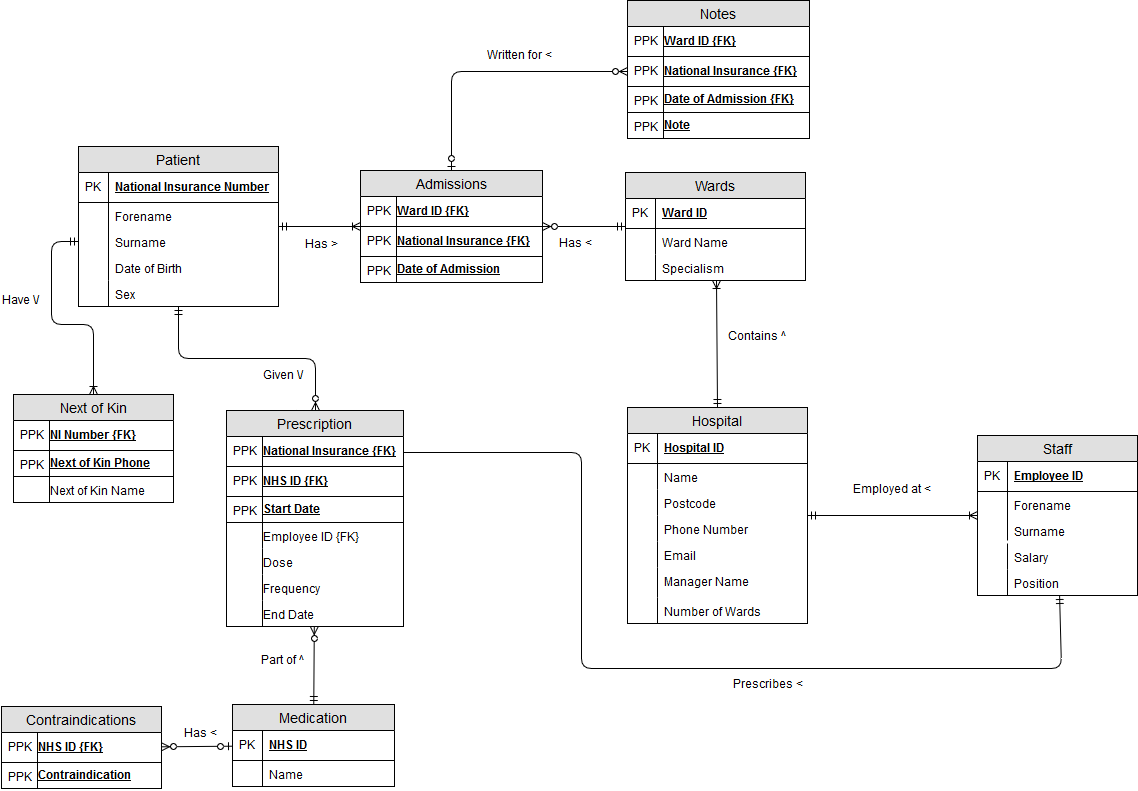
//> input picture SQL/HospitalLogicalER.png, 1138 x 791 px
$ ./edgeDetection3 ../../SQL/HospitalLogicalER.png out.png   (built with g++ and OpenCV 4)
//> lines starting //> are read from the running program, lines starting //| are printed output that depends on the picture
/**
********************************************************************************
*
*   @file       edgeDetection3.cxx
*
*   @brief      Use a Canny operator.
*
*   @version    1.0
*
*   @date       04/02/2019
*
*   @author     Franck Vidal
*
*
********************************************************************************
*/


// Replace the code below with the content of edgeDetection2.cxx
// (you are supposed to have finished the code of edgeDetection2.cxx)

//******************************************************************************
//    Includes
//******************************************************************************
#include <exception> // Header for catching exceptions
#include <iostream>  // Header to display text in the console
#include <string>    // Header to manipulate strings
#include <opencv2/opencv.hpp> // Main OpenCV header


//******************************************************************************
//    Namespaces
//******************************************************************************
using namespace std;


//******************************************************************************
//    Global variables
//******************************************************************************
cv::Mat g_display_image;
cv::Mat g_scharr_image;
cv::Mat g_edge_image;
cv::Mat g_gaussian_image;

std::string g_image_window_title("Edge detection");

int g_slider_count(256);
//int g_slider_position(g_slider_count / 2);
int g_low_slider_position(g_slider_count / 4);
int g_high_slider_position(g_slider_count / 2);
int N = 3;
int k = 10;


//******************************************************************************
//    Function declaration
//******************************************************************************
void callback(int, void*);


//******************************************************************************
//    Implementation
//******************************************************************************


//-----------------------------
int main(int argc, char** argv)
//-----------------------------
{
	try
	{
		/**********************************************************************/
		/* Declare some local variables                                       */
		/**********************************************************************/

		// File names
		std::string input_file_name;
		std::string output_file_name;

		// Image structures
		cv::Mat rgb_image;
		cv::Mat grey_image;
		//cv::Mat gaussian_image;


		/**********************************************************************/
		/* Process the command line arguments                                 */
		/**********************************************************************/

		// No file to display
		if (argc != 3)
		{
			// Create an error message
			std::string error_message;
			error_message = "usage: ";
			error_message += argv[0];
			error_message += " <input_image>";
			error_message += " <output_image>";

			// Throw an error
			throw error_message;
		}


		// Get the file names
		input_file_name = argv[1];
		output_file_name = argv[2];


		/**********************************************************************/
		/* Read the input                                                     */
		/**********************************************************************/

		// Open and read the image
		rgb_image = cv::imread(input_file_name, CV_LOAD_IMAGE_COLOR);
//> rgb_image is the input picture: 791 rows x 1138 cols, CV_8UC3; mean B, G, R 245.3, 245.3, 245.3

		// The image has not been loaded
		if (!rgb_image.data)
		{
			// Create an error message
			std::string error_message;
			error_message = "Could not open or find the image \"";
			error_message += input_file_name;
			error_message += "\".";

			// Throw an error
			throw error_message;
		}

		// Write your own code here to
		// Create the displayed image
		g_display_image = cv::Mat(rgb_image.rows, rgb_image.cols * N + ((N - 1) * k), CV_32FC1, cv::Scalar(0.5, 0.5, 0.5));

		// Write your own code here to
		// Create the displayed image

		// Create the window
		cv::namedWindow(g_image_window_title, cv::WINDOW_AUTOSIZE);


		/**********************************************************************/
		/* Convert the RGB data to greyscale                                  */
		/**********************************************************************/

		cv::cvtColor(rgb_image, grey_image, CV_RGB2GRAY);
		grey_image.convertTo(grey_image, CV_32FC1);
//> grey_image: 791 rows x 1138 cols, CV_32FC1
		cv::normalize(grey_image, grey_image, 0.0, 1.0, cv::NORM_MINMAX, CV_32FC1);

		// Create the ROI in the target image
		cv::Mat targetROI = g_display_image(cv::Rect(0, 0, grey_image.cols, grey_image.rows));

		// Copy the source in the target
		grey_image.copyTo(targetROI);
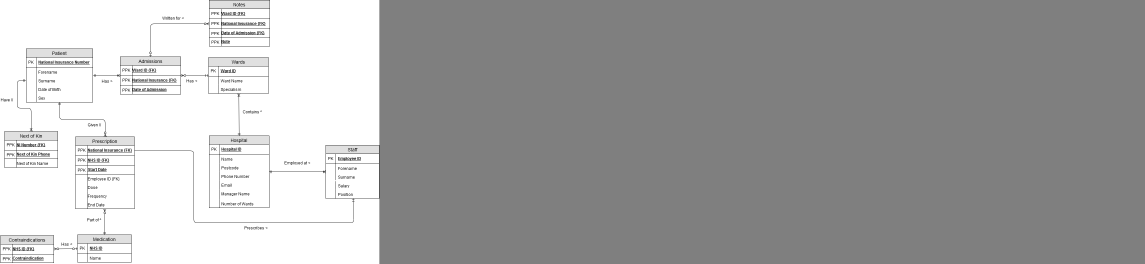
//> g_display_image: 791 rows x 3434 cols, CV_32FC1 (shown at 1/3 size); min 0, max 1, mean 0.653


		/**********************************************************************/
		/* Apply a 3x3 Gaussian filter with sigma 0.5 to reduce noise         */
		/**********************************************************************/

		cv::Size gausianSize(3, 3);
		cv::GaussianBlur(grey_image, g_gaussian_image, gausianSize, 0.5);


		/**********************************************************************/
		/* Gradient filter                                                    */
		/**********************************************************************/

		cv::Mat scharr_x; cv::Mat scharr_y;
		cv::Scharr(g_gaussian_image, scharr_x, CV_32FC1, 1, 0);
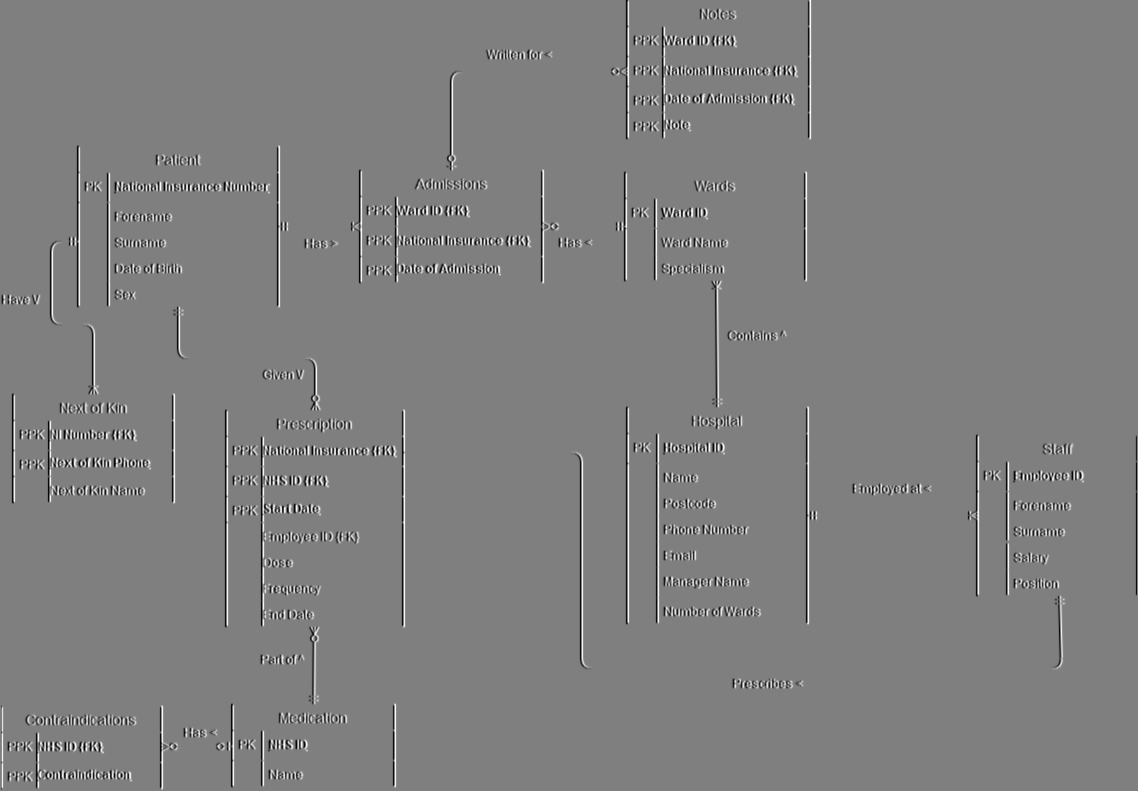
//> scharr_x: 791 rows x 1138 cols, CV_32FC1; min -13.65, max 13.6, mean -0.0012; drawn with min black and max white
		cv::Scharr(g_gaussian_image, scharr_y, CV_32FC1, 0, 1);
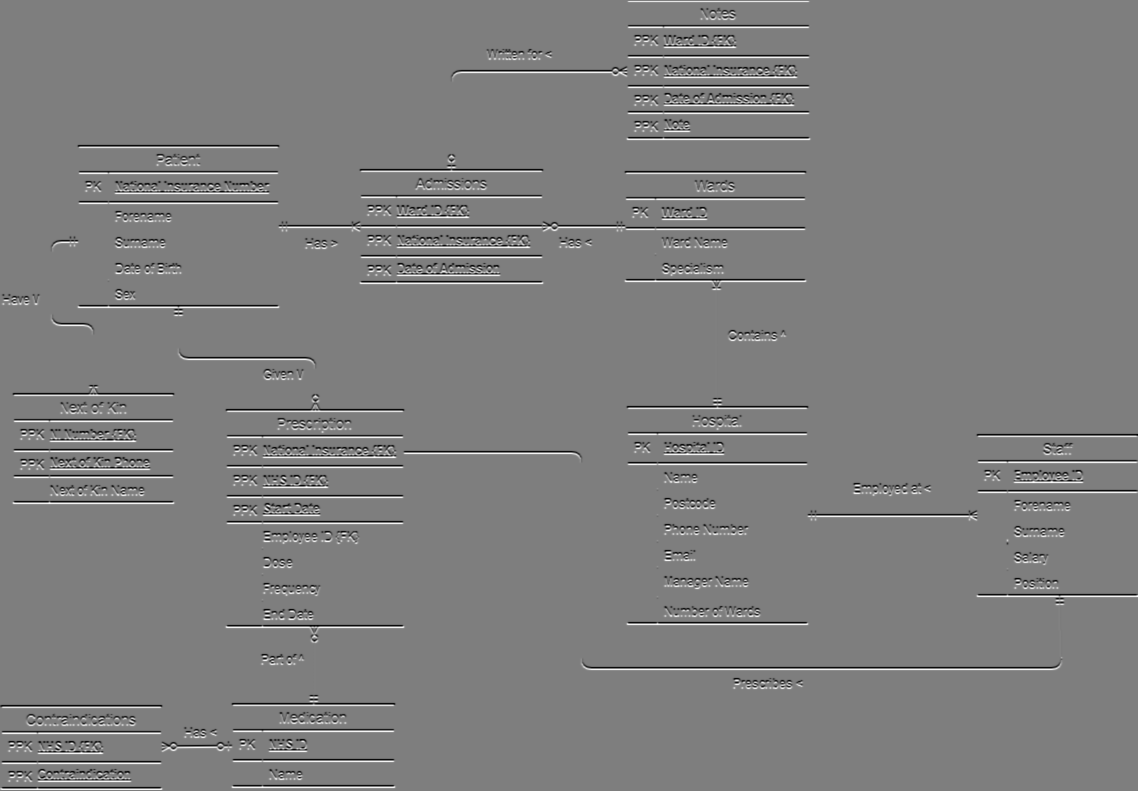
//> scharr_y: 791 rows x 1138 cols, CV_32FC1; min -13.6, max 13.77, mean 0.00307; drawn with min black and max white
		g_scharr_image = 0.5 * cv::abs(scharr_x) + 0.5 * cv::abs(scharr_y);
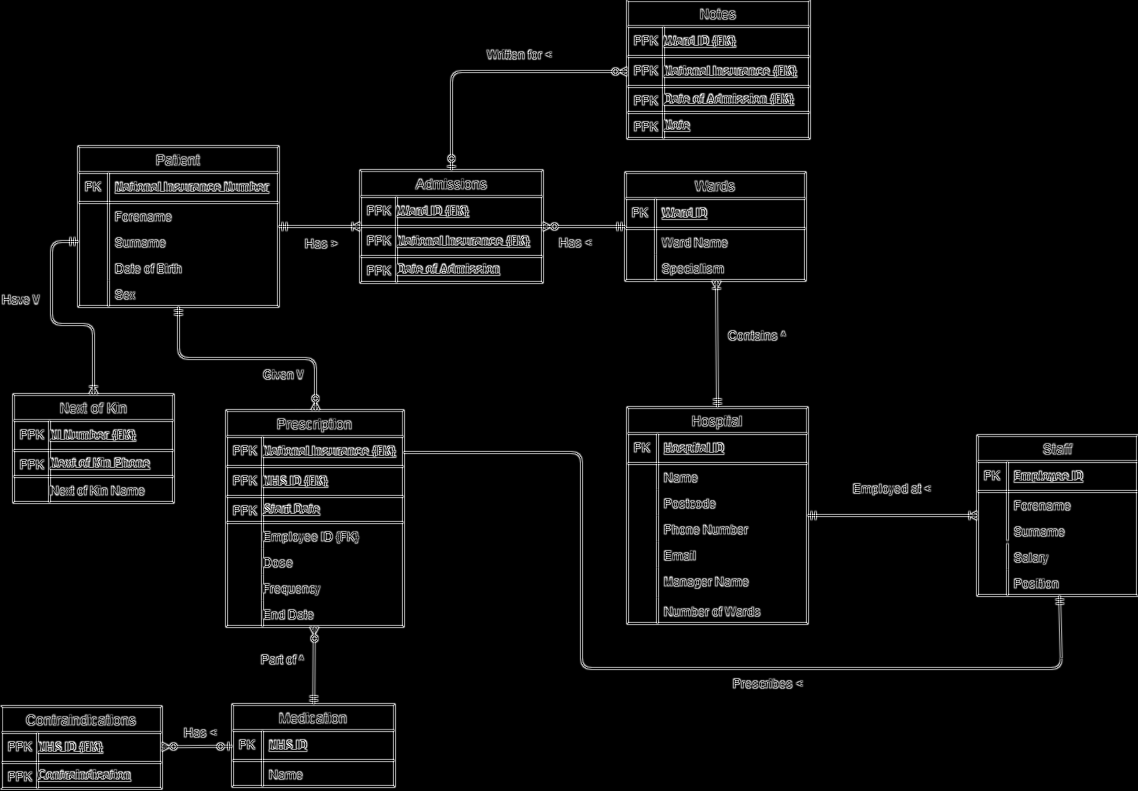
//> g_scharr_image: 791 rows x 1138 cols, CV_32FC1; min 0, max 10.35, mean 0.445; drawn with min black and max white

		// Copy the result
		targetROI = g_display_image(cv::Rect(g_scharr_image.cols * 1 + (1 * k), 0, g_scharr_image.cols, g_scharr_image.rows));
//> targetROI: 791 rows x 1138 cols, CV_32FC1; every value is 0.5
		g_scharr_image.copyTo(targetROI);
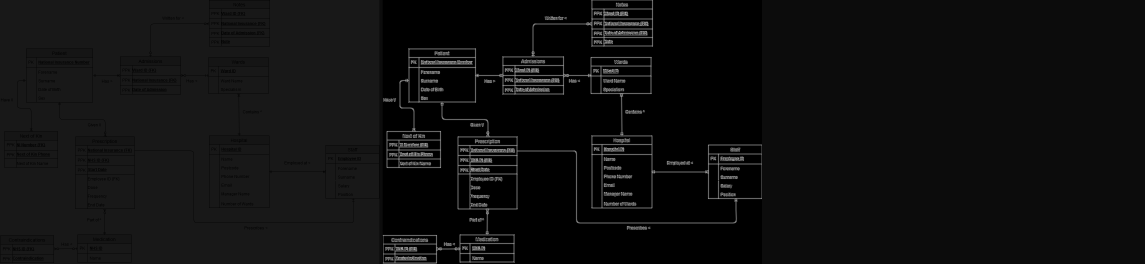
//> g_display_image: 791 rows x 3434 cols, CV_32FC1 (shown at 1/3 size); min 0, max 10.35, mean 0.635; drawn with min black and max white


		/**********************************************************************/
		/* Create the slider                                                  */
		/**********************************************************************/

		//cv::createTrackbar("Slider", g_image_window_title, &g_slider_position, g_slider_count, callback);
		cv::createTrackbar("low_threshold", g_image_window_title, &g_low_slider_position, g_slider_count, callback);
		cv::createTrackbar("high_threshold", g_image_window_title, &g_high_slider_position, g_slider_count, callback);


		/**********************************************************************/
		/* Threshold filter                                                   */
		/**********************************************************************/
		callback(0, 0);


		/**********************************************************************/
		/* Event loop                                                         */
		/**********************************************************************/

		// Wait for the user to press 'q' or 'Escape' (27 in ASCII code
		int key;
		do
		{
			key = cv::waitKey(0);
		} while (key != 'q' && key != 27);


		/**********************************************************************/
		/* Write the output                                                   */
		/**********************************************************************/
		cv::Mat norm_im;
		cv::normalize(g_display_image, norm_im, 0.0, 255.0, cv::NORM_MINMAX, CV_32FC1);
		if (!cv::imwrite(argv[2], norm_im)) {
			string error_message = "Couldn't write image ";
			error_message += argv[2];
			throw(error_message);
		}


	}
	// An error occured
	catch (const std::exception& error)
	{
		// Display an error message in the console
		cerr << error.what() << endl;
	}
	catch (const std::string& error)
	{
		// Display an error message in the console
		cerr << error << endl;
	}
	catch (const char* error)
	{
		// Display an error message in the console
		cerr << error << endl;
	}

	// Do not close the prompt window
#if defined(WIN32) && defined(_DEBUG)
	system("pause");
#endif

	// Exit the program
	return 0;
}


//-----------------------
void callback(int, void*)
//-----------------------
{
	/**********************************************************************/
	/* Threshold                                                          */
	/**********************************************************************/
	double min, max;
	cv::minMaxLoc(g_scharr_image, &min, &max);
//> min = 0; max = 10.35

	// Linear interpolation
	//double threshold(min + (max - min) * (double(g_slider_position) / double(g_slider_count)));
	double low_threshold(255 * (double(std::min(g_low_slider_position, g_high_slider_position) / double(g_slider_count))));
	double high_threshold(255 * (double(std::max(g_low_slider_position, g_high_slider_position) / double(g_slider_count))));

	// Write your own code here to
	// Find edges using a threshold filter
	//cv::threshold(g_scharr_image, g_edge_image, threshold, max, 0);
	//canny replacement
	cv::Mat grey_image;
	g_gaussian_image.convertTo(grey_image, CV_8UC1, 255);
//> grey_image: 791 rows x 1138 cols, CV_8UC1
	cv::Canny(grey_image, g_edge_image, low_threshold, high_threshold);
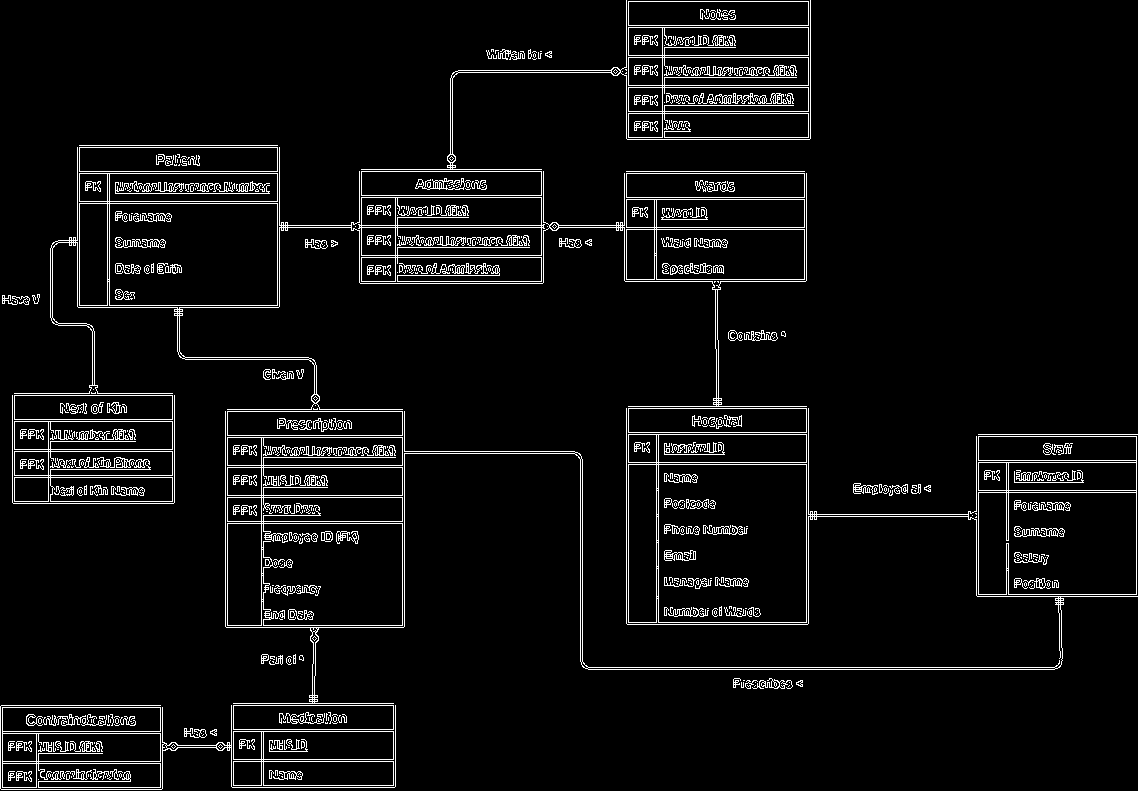
//> g_edge_image: 791 rows x 1138 cols, CV_8UC1; 5.4% white in thin lines or dots
	g_edge_image.convertTo(g_edge_image, CV_32FC1, 1.0 / 255.0);
//> g_edge_image: 791 rows x 1138 cols, CV_32FC1; values 0 (black) and 1 (white), 5.4% white in thin lines or dots


	// Write your own code here to
	// Copy the result
	cv::Mat targetROI = g_display_image(cv::Rect(g_edge_image.cols * 2 + (2 * k), 0, g_edge_image.cols, g_edge_image.rows));
	g_edge_image.copyTo(targetROI);
//> the 'q' key is pressed
	// Write your own code here to
	// Display the window
	cv::imshow(g_image_window_title, g_display_image);
}
